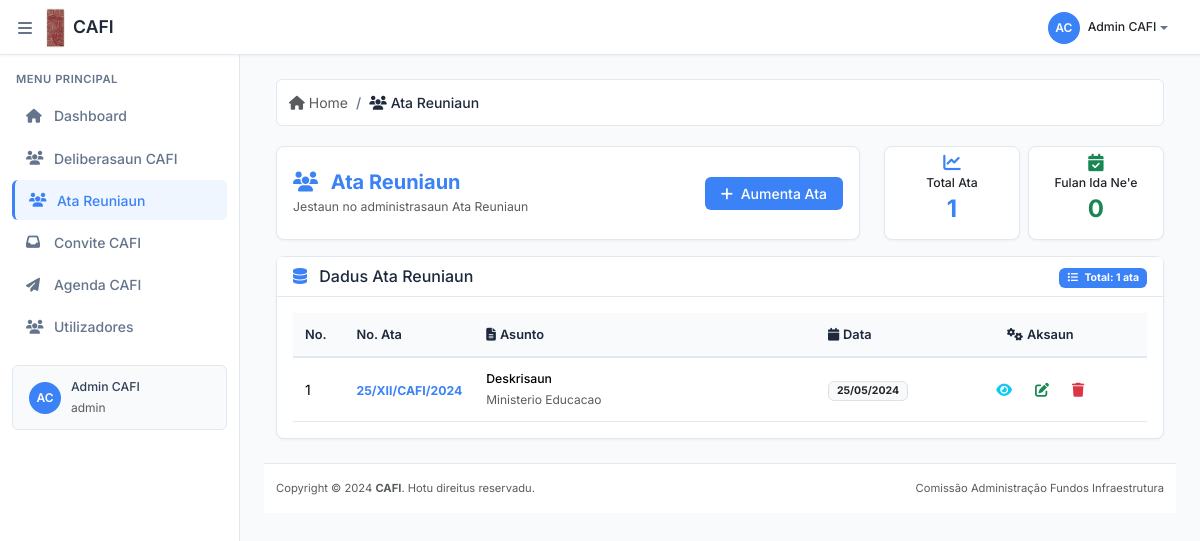
Page /ata_reuniaun/ (signed in) on the committed database.
### ata_reuniaun/models.py (models this page shows, shortened)
class Ata(models.Model):
    no_ata = models.CharField(max_length=50, unique=True)
    linha_ministerio = models.CharField(max_length=50)
    asunto = models.TextField(max_length=1000)
    data_ata = models.DateField()
    diversos = models.CharField(max_length=200)
    file_attachment = models.FileField(upload_to='ata/')
    class Meta:
        verbose_name = 'ATA Reuniaun'
        verbose_name_plural = 'ATA Reuniaun'

### cafi_project/decorators.py (the view)
        def wrapper(request, *args, **kwargs):
            group = None
            if request.user.groups.exists():
                group = request.user.groups.all()[0].name
            if group in allowed_roles:
                return view_func(request, *args, **kwargs)
            else:
                return redirect('custom-error')

### ata_reuniaun/templates/ata.html (shortened to what this page needs)
{% extends 'backend/b_base.html' %}
{% block content %}
<div class="container-fluid">
    <nav aria-label="breadcrumb">
        <ol class="breadcrumb">
            <li class="breadcrumb-item">
                <a href="{% url 'dashboard' %}" class="text-muted text-decoration-none">
                    <i class="fas fa-home me-1"></i>Home
                </a>
            </li>
            <li class="breadcrumb-item active" aria-current="page">
                <i class="fas fa-users me-1"></i>Ata Reuniaun
            </li>
        </ol>
    </nav>
    <div class="row mb-3">
        <div class="col-8">
            <div class="card h-100">
                <div class="card-body p-3 d-flex flex-column justify-content-center">
                    <div class="row align-items-center">
                        <div class="col-md-6">
                            <h5 class="fw-bold text-primary mb-1">
                                <i class="fas fa-users text-primary me-2"></i>
                                Ata Reuniaun
                            </h5>
                            <p class="text-muted mb-0 small">Jestaun no administrasaun Ata Reuniaun</p>
                        </div>
                        {% if user.groups.all.0.name == 'admin' %}
                        <div class="col-md-6 text-end">
                            <a href="{% url 'add-ata' %}" class="btn btn-primary px-3">
                                <i class="fas fa-plus me-1"></i>
                                Aumenta Ata
                            </a>
                        </div>
                        {% endif %}
                    </div>
                </div>
            </div>
        </div>
        <div class="col-4">
            {% if obj %}
                <div class="row h-100 g-2">
                    <div class="col-6">
                        <div class="card h-100">
                            <div class="card-body text-center p-3 d-flex flex-column justify-content-center">
                                <h6 class="card-title small mb-1">Total Ata</h6>
                                <h4 class="text-primary fw-bold mb-0">{{ obj.count }}</h4>
                            </div>
                        </div>
                    </div>
                    <div class="col-6">
                        <div class="card h-100">
                            <div class="card-body text-center p-3 d-flex flex-column justify-content-center">
                                <h6 class="card-title small mb-1">Fulan Ida Ne'e</h6>
                                <h4 class="text-success fw-bold mb-0">{{ del_month }}</h4>
                            </div>
                        </div>
                    </div>
                </div>
            {% endif %}
        </div>
    </div>
    <div class="row">
        <div class="col-12">
            <div class="card">
                <div class="card-header py-2">
                    <div class="row align-items-center">
                        <div class="col-md-6">
                            <h6 class="card-title mb-0">
                                <i class="fas fa-database text-primary me-2"></i>
                                Dadus Ata Reuniaun
                            </h6>
                        </div>
                        <div class="col-md-6 text-end">
                            <span class="badge bg-primary px-2 py-1">
                                <i class="fas fa-list me-1"></i>
                                Total: {{ obj.count }} ata
                            </span>
                        </div>
                    </div>
                </div>
                <div class="card-body p-3">
                    {% if obj %}
                        <div class="table-responsive">
                            <table id="datatablesSimple" class="table table-hover align-middle">
                                <thead>
                                    <tr>
                                        <th>No.</th>
                                        <th style="width: 15%;">
                                            No. Ata
                                        </th>
                                        <th style="width: 40%;">
                                            <i class="fas fa-file-alt me-1"></i>Asunto
                                        </th>
                                        <th>
                                            <i class="fas fa-calendar me-1"></i>Data
                                        </th>
                                        <th class="text-center" style="width: 25%;">
                                            <i class="fas fa-cogs me-1"></i>Aksaun
                                        </th>
                                    </tr>
                                </thead>
                                <tbody>
                                    {% for data in obj %}
                                        <tr>
                                            <td>{{ forloop.counter }}</td>
                                            <td>
                                                <a href="{% url 'detail-ata' data.id %}"
                                                   class="fw-bold text-primary text-decoration-none small">
                                                    {{ data.no_ata }}
                                                </a>
                                            </td>
                                            <td>
                                                <div class="fw-medium small">{{ data.asunto|truncatechars:60 }}</div>
                                                <small class="text-muted" style="font-size: 0.75rem;">
                                                    {{ data.linha_ministerio }}
                                                </small>
                                            </td>
                                            <td>
                                                <span class="badge bg-light text-dark border px-2 py-1 small">
                                                    {{ data.data_ata|date:"d/m/Y" }}
                                                </span>
                                            </td>
                                            <td class="text-center">
                                                <div class="btn-group btn-group-sm" role="group">
                                                    <a href="{% url 'detail-ata' data.id %}"
                                                       class="btn btn-outline-info btn-sm"
                                                       data-bs-toggle="tooltip" title="Haree Detail">
                                                        <i class="fas fa-eye"></i>
                                                    </a>
                                                    {% if user.groups.all.0.name == 'admin' %}
                                                    <a href="{% url 'edit-ata' data.id %}"
                                                       class="btn btn-outline-success btn-sm"
                                                       data-bs-toggle="tooltip" title="Altera">
                                                        <i class="fas fa-edit"></i>
                                                    </a>
                                                    <a href="#"
                                                       class="btn btn-outline-danger btn-sm delete-btn"
                                                       title="Hamoos"
                                                       data-delete-url="{% url 'delete-ata' data.id %}"
                                                       data-item-name="{{ data.no_cafi }}">
                                                        <i class="fas fa-trash"></i>
                                                    </a>
                                                    {% endif %}
                                                </div>
                                            </td>
                                        </tr>
                                    {% endfor %}
                                </tbody>
                            </table>
                        </div>
                    {% endif %}
                </div>
            </div>
        </div>
    </div>
</div>
{% endblock %}

### main/templates/backend/b_navbar.html (shortened to what this page needs)
{% load static %}
<header class="main-header">
    <div class="container-fluid">
        <nav class="navbar navbar-expand-lg h-100 py-0">
            <button class="sidebar-toggle me-2" id="sidebarToggle">
                <i class="fas fa-bars"></i>
            </button>
            <a class="navbar-brand d-flex align-items-center" href="{% url 'dashboard' %}">
                <img src="{% static 'images/cafi.jpg' %}"
                     alt="CAFI Logo"
                     class="navbar-logo me-2">
                <span class="navbar-text">CAFI</span>
            </a>
            <div class="navbar-nav ms-auto">
                <div class="nav-item dropdown">
                    <a class="nav-link dropdown-toggle d-flex align-items-center" href="#" role="button" data-bs-toggle="dropdown">
                        <div class="user-avatar me-2">
                            {{ user.first_name|first|upper }}{{ user.last_name|first|upper }}
                        </div>
                        <span class="text-dark fw-medium d-none d-sm-inline small">{{ user.first_name }} {{ user.last_name }}</span>
                    </a>
                </div>
            </div>
        </nav>
    </div>
</header>

### main/templates/backend/b_sidebar.html
<aside class="sidebar" id="sidebar">
    <nav class="sidebar-nav">
        <div class="nav-section-title">Menu Principal</div>
        <div class="nav-item">
            <a class="nav-link {% if request.resolver_match.url_name in 'dashboard' %}active{% endif %}" href="{% url 'dashboard' %}">
                <i class="fas fa-home"></i>
                <span>Dashboard</span>
            </a>
        </div>
        <div class="nav-item">
            <a class="nav-link {% if request.resolver_match.url_name in 'add-deliberasaun deliberasaun edit-deliberasaun detail-deliberasaun' %}active{% endif %}" href="{% url 'deliberasaun' %}">
                <i class="fas fa-users"></i>
                <span>Deliberasaun CAFI</span>
            </a>
        </div>
        <div class="nav-item">
            <a class="nav-link {% if request.resolver_match.url_name in 'add-ata ata edit-ata detail-ata' %}active{% endif %}" href="{% url 'ata' %}">
                <i class="fas fa-users"></i>
                <span>Ata Reuniaun</span>
            </a>
        </div>
        <div class="nav-item">
            <a class="nav-link {% if request.resolver_match.url_name in 'karta-tama add-karta-tama detail-karta-tama edit-karta-tama' %}active{% endif %}" href="{% url 'karta-tama' %}">
                <i class="fas fa-inbox"></i>
                <span>Convite CAFI</span>
            </a>
        </div>
        <div class="nav-item">
            <a class="nav-link {% if request.resolver_match.url_name in 'karta-sai add-karta-sai detail-karta-sai edit-karta-sai' %}active{% endif %}" href="{% url 'karta-sai' %}">
                <i class="fas fa-paper-plane"></i>
                <span>Agenda CAFI</span>
            </a>
        </div>
        {% if user.groups.all.0.name == 'admin' %}
        <div class="nav-item">
            <a class="nav-link {% if request.resolver_match.url_name in 'user-list add-user user-detail' %}active{% endif %}" href="{% url 'user-list' %}">
                <i class="fas fa-users"></i>
                <span>Utilizadores</span>
            </a>
        </div>
        {% endif %}
    </nav>
    <div class="user-profile mt-auto">
        <div class="user-avatar">
            {{ user.first_name|first|upper }}{{ user.last_name|first|upper }}
        </div>
        <div>
            <div class="fw-medium small">{{ user.first_name }} {{ user.last_name }}</div>
            <small class="text-muted" style="font-size: 0.75rem;">{{ user.groups.first|default:"Administrator" }}</small>
        </div>
    </div>
</aside>

### rows in the picture
Ata: no_ata "25/XII/CAFI/2024", asunto "Deskrisaun", linha_ministerio "Ministerio Educacao", data_ata "25/05/2024"

### other values in the picture
{{ user.first_name|first|upper }} "A"
{{ user.last_name|first|upper }} "C"
{{ user.first_name }} "Admin"
{{ user.last_name }} "CAFI"
{{ user.groups.first|default:"Administrator" }} "admin"
{{ obj.count }} "1"
{{ del_month }} "0"
